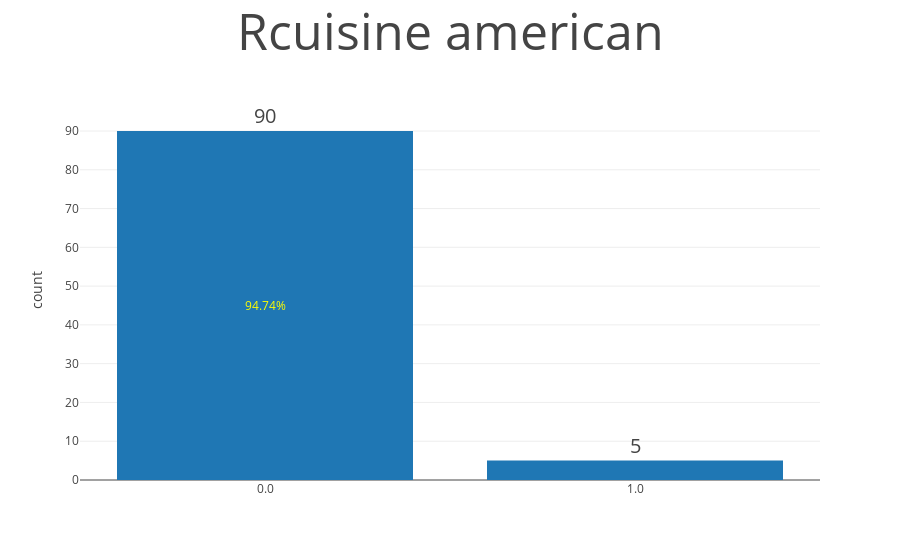
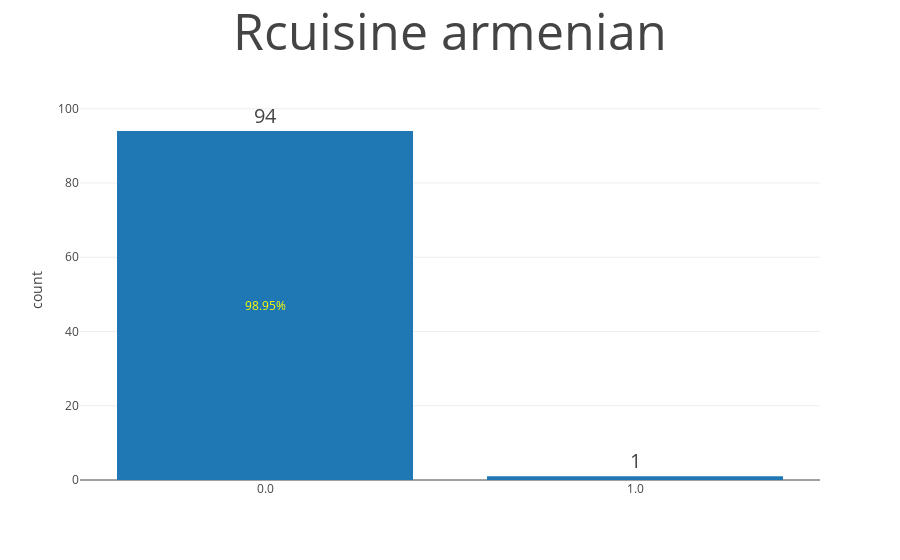
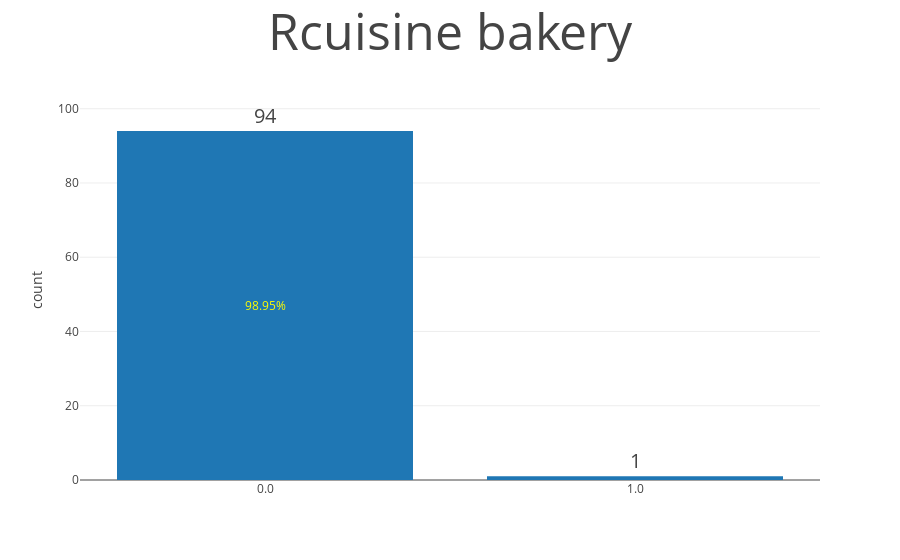
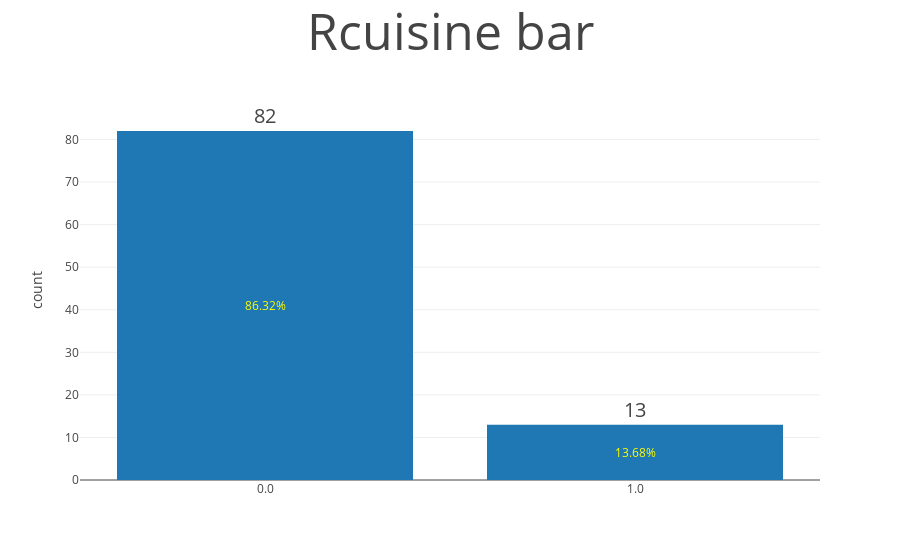

Notebook cell for these charts, in order:
### Code cell
for col in X_val:
    _ = plot_value_counts(col,0,1)

### Figure 1 — Plotly figure (JSON) as saved in the notebook; plotly's stock layout.template omitted (floating-point values rounded to 4 significant figures)
{"data": [{"type": "bar", "x": ["0.0", "1.0"], "y": [90, 5]}], "layout": {"annotations": [{"font": {"size": 19.5}, "showarrow": false, "text": "90", "x": "0.0", "xanchor": "center", "y": 90, "yanchor": "bottom"}, {"font": {"size": 19.5}, "showarrow": false, "text": "5", "x": "1.0", "xanchor": "center", "y": 5, "yanchor": "bottom"}, {"font": {"color": "yellow"}, "showarrow": false, "text": "94.74%", "x": "0.0", "xanchor": "center", "y": 45, "yanchor": "center"}], "title": "Rcuisine american", "titlefont": {"size": 50}, "xaxis": {"type": "category"}, "yaxis": {"title": "count"}}}

### Figure 2 — Plotly figure (JSON) as saved in the notebook; plotly's stock layout.template omitted (floating-point values rounded to 4 significant figures)
{"data": [{"type": "bar", "x": ["0.0", "1.0"], "y": [94, 1]}], "layout": {"annotations": [{"font": {"size": 19.5}, "showarrow": false, "text": "94", "x": "0.0", "xanchor": "center", "y": 94, "yanchor": "bottom"}, {"font": {"size": 19.5}, "showarrow": false, "text": "1", "x": "1.0", "xanchor": "center", "y": 1, "yanchor": "bottom"}, {"font": {"color": "yellow"}, "showarrow": false, "text": "98.95%", "x": "0.0", "xanchor": "center", "y": 47, "yanchor": "center"}], "title": "Rcuisine armenian", "titlefont": {"size": 50}, "xaxis": {"type": "category"}, "yaxis": {"title": "count"}}}

### Figure 3 — Plotly figure (JSON) as saved in the notebook; plotly's stock layout.template omitted (floating-point values rounded to 4 significant figures)
{"data": [{"type": "bar", "x": ["0.0", "1.0"], "y": [94, 1]}], "layout": {"annotations": [{"font": {"size": 19.5}, "showarrow": false, "text": "94", "x": "0.0", "xanchor": "center", "y": 94, "yanchor": "bottom"}, {"font": {"size": 19.5}, "showarrow": false, "text": "1", "x": "1.0", "xanchor": "center", "y": 1, "yanchor": "bottom"}, {"font": {"color": "yellow"}, "showarrow": false, "text": "98.95%", "x": "0.0", "xanchor": "center", "y": 47, "yanchor": "center"}], "title": "Rcuisine bakery", "titlefont": {"size": 50}, "xaxis": {"type": "category"}, "yaxis": {"title": "count"}}}

### Figure 4 — Plotly figure (JSON) as saved in the notebook; plotly's stock layout.template omitted (floating-point values rounded to 4 significant figures)
{"data": [{"type": "bar", "x": ["0.0", "1.0"], "y": [82, 13]}], "layout": {"annotations": [{"font": {"size": 19.5}, "showarrow": false, "text": "82", "x": "0.0", "xanchor": "center", "y": 82, "yanchor": "bottom"}, {"font": {"size": 19.5}, "showarrow": false, "text": "13", "x": "1.0", "xanchor": "center", "y": 13, "yanchor": "bottom"}, {"font": {"color": "yellow"}, "showarrow": false, "text": "86.32%", "x": "0.0", "xanchor": "center", "y": 41, "yanchor": "center"}, {"font": {"color": "yellow"}, "showarrow": false, "text": "13.68%", "x": "1.0", "xanchor": "center", "y": 6.5, "yanchor": "center"}], "title": "Rcuisine bar", "titlefont": {"size": 50}, "xaxis": {"type": "category"}, "yaxis": {"title": "count"}}}
